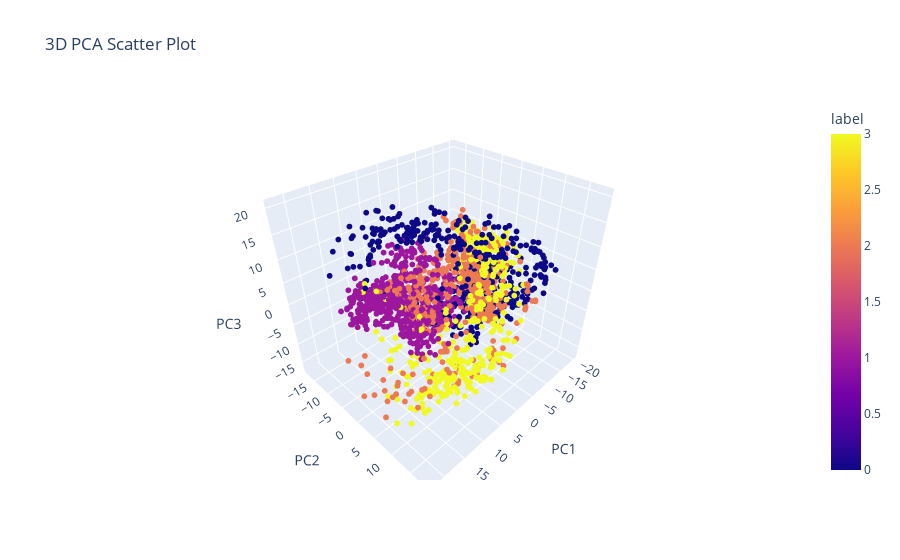

Here is the notebook cell this chart was saved with:
### Code cell
# PCA with 3 Components
pca = PCA(n_components=3)
X_train_pca = pca.fit_transform(X_train_scaled)
X_test_pca = pca.transform(X_test_scaled)
print("X_train_pca shape:", X_train_pca.shape)
print("X_test_pca shape:", X_test_pca.shape)
print("y_train shape:", y_train.shape)
print("y_test shape:", y_test.shape)
train_pca_df = pd.DataFrame(X_train_pca, columns=['PC1', 'PC2', 'PC3'])
train_pca_df['label'] = y_train
# Plot the PCA results using plotly for interactive rotation
fig = px.scatter_3d(train_pca_df, x='PC1', y='PC2', z='PC3', color='label', title='3D PCA Scatter Plot')
fig.update_traces(marker=dict(size=2))
fig.show()

### Figure 1 — Plotly figure (JSON) as saved in the notebook; plotly's stock layout.template omitted (floating-point values rounded to 4 significant figures; data arrays with more than 128 entries replaced by an {"elided": "..."} marker saying what was removed)
{"data": [{"hovertemplate": "PC1=%{x}<br>PC2=%{y}<br>PC3=%{z}<br>label=%{marker.color}<extra></extra>", "legendgroup": "", "marker": {"color": {"elided": "2034 int values"}, "coloraxis": "coloraxis", "size": 2, "symbol": "circle"}, "mode": "markers", "name": "", "scene": "scene", "showlegend": false, "type": "scatter3d", "x": {"elided": "2034 float values"}, "y": {"elided": "2034 float values"}, "z": {"elided": "2034 float values"}}], "layout": {"coloraxis": {"colorbar": {"title": {"text": "label"}}, "colorscale": [[0, "#0d0887"], [0.1111, "#46039f"], [0.2222, "#7201a8"], [0.3333, "#9c179e"], [0.4444, "#bd3786"], [0.5556, "#d8576b"], [0.6667, "#ed7953"], [0.7778, "#fb9f3a"], [0.8889, "#fdca26"], [1, "#f0f921"]]}, "legend": {"tracegroupgap": 0}, "scene": {"domain": {"x": [0, 1], "y": [0, 1]}, "xaxis": {"title": {"text": "PC1"}}, "yaxis": {"title": {"text": "PC2"}}, "zaxis": {"title": {"text": "PC3"}}}, "title": {"text": "3D PCA Scatter Plot"}}}
